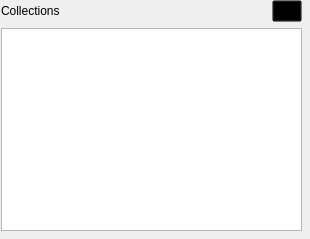
<?xml version="1.0" encoding="UTF-8"?>
<ui version="4.0">
 <class>config</class>
 <widget class="QWidget" name="config">
  <property name="geometry">
   <rect>
    <x>0</x>
    <y>0</y>
    <width>310</width>
    <height>239</height>
   </rect>
  </property>
  <property name="minimumSize">
   <size>
    <width>310</width>
    <height>239</height>
   </size>
  </property>
  <property name="windowTitle">
   <string>Configuration</string>
  </property>
  <widget class="QWidget" name="layoutWidget">
   <property name="geometry">
    <rect>
     <x>1</x>
     <y>0</y>
     <width>301</width>
     <height>231</height>
    </rect>
   </property>
   <layout class="QVBoxLayout" name="verticalLayout">
    <item>
     <layout class="QHBoxLayout" name="horizontalLayout">
      <item>
       <widget class="QLabel" name="label_4">
        <property name="minimumSize">
         <size>
          <width>0</width>
          <height>0</height>
         </size>
        </property>
        <property name="text">
         <string>Collections</string>
        </property>
       </widget>
      </item>
      <item>
       <widget class="QPushButton" name="loadCollections">
        <property name="maximumSize">
         <size>
          <width>30</width>
          <height>30</height>
         </size>
        </property>
        <property name="styleSheet">
         <string notr="true">background-color:transparent</string>
        </property>
        <property name="text">
         <string/>
        </property>
       </widget>
      </item>
     </layout>
    </item>
    <item>
     <widget class="QListWidget" name="collectionsList"/>
    </item>
   </layout>
  </widget>
 </widget>
 <resources/>
 <connections/>
</ui>
